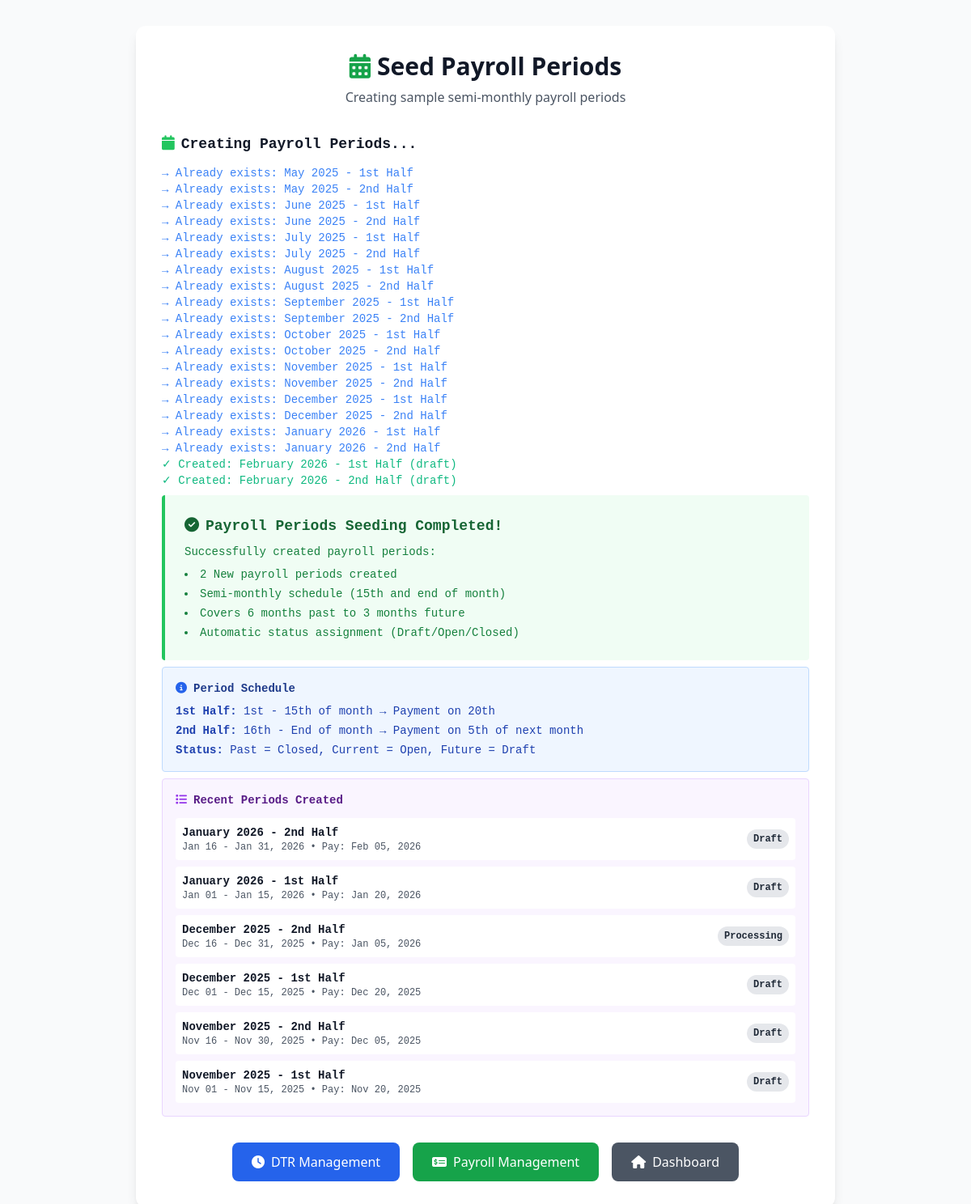
Screenshot of /seed-payroll-periods.php with the database file from the repository.
### tables this page shows
CREATE TABLE IF NOT EXISTS `payroll_periods` (
  `id` int(11) NOT NULL AUTO_INCREMENT,
  `period_name` varchar(100) NOT NULL,
  `period_type` enum('monthly','semi-monthly','bi-weekly','weekly') DEFAULT 'monthly',
  `start_date` date NOT NULL,
  `end_date` date NOT NULL,
  `payment_date` date NOT NULL,
  `status` enum('draft','open','processing','calculated','approved','paid','closed') DEFAULT 'draft',
  `total_employees` int(11) DEFAULT 0,
  `total_gross_pay` decimal(15,2) DEFAULT 0.00,
  `total_deductions` decimal(15,2) DEFAULT 0.00,
  `total_net_pay` decimal(15,2) DEFAULT 0.00,
  `notes` text DEFAULT NULL,
  `created_by` int(11) NOT NULL,
  `approved_by` int(11) DEFAULT NULL,
  `approved_at` timestamp NULL DEFAULT NULL,
  `created_at` timestamp NOT NULL DEFAULT current_timestamp(),
  `updated_at` timestamp NOT NULL DEFAULT current_timestamp() ON UPDATE current_timestamp(),
  PRIMARY KEY (`id`),
  KEY `created_by` (`created_by`),
  KEY `approved_by` (`approved_by`),
  KEY `idx_period_dates` (`start_date`,`end_date`),
  KEY `idx_status` (`status`),
  KEY `idx_payment_date` (`payment_date`),
  CONSTRAINT `payroll_periods_ibfk_1` FOREIGN KEY (`created_by`) REFERENCES `users` (`id`),
  CONSTRAINT `payroll_periods_ibfk_2` FOREIGN KEY (`approved_by`) REFERENCES `users` (`id`)
);

### seed-payroll-periods.php (the view, shortened to what this page needs)
<?php
require_once 'config/database.php';
?>
<!DOCTYPE html>
<html lang="en">
<head>
    <script src="https://cdn.tailwindcss.com"></script>
    <link rel="stylesheet" href="https://cdnjs.cloudflare.com/ajax/libs/font-awesome/6.4.0/css/all.min.css">
</head>
<body class="bg-gray-50">
    <div class="container mx-auto px-4 py-8 max-w-4xl">
        <div class="bg-white rounded-xl shadow-lg p-8">
            <div class="text-center mb-8">
                <h1 class="text-3xl font-bold text-gray-900 mb-2">
                    <i class="fas fa-calendar-alt text-green-600 mr-2"></i>Seed Payroll Periods
                </h1>
                <p class="text-gray-600">Creating sample semi-monthly payroll periods</p>
            </div>
            <div class="space-y-2 font-mono text-sm">
<?php
echo "<h3 class='text-lg font-bold text-gray-900 mt-6 mb-3'><i class='fas fa-calendar text-green-500 mr-2'></i>Creating Payroll Periods...</h3>";
$created_by = 1;
$periods_created = 0;
$current_year = date('Y');
$current_month = date('n');
for ($i = -6; $i <= 3; $i++) {
    $month = $current_month + $i;
    $year = $current_year;
    while ($month > 12) {
        $month -= 12;
        $year++;
    }
    $month_name = date('F', mktime(0, 0, 0, $month, 1, $year));
    $period1_name = "$month_name $year - 1st Half";
    $period1_start = date('Y-m-d', mktime(0, 0, 0, $month, 1, $year));
    $period1_end = date('Y-m-d', mktime(0, 0, 0, $month, 15, $year));
    $period1_payment = date('Y-m-d', mktime(0, 0, 0, $month, 20, $year));
    $today = date('Y-m-d');
    if ($period1_end < $today) {
        $status1 = 'closed';
    } elseif ($period1_start <= $today && $period1_end >= $today) {
        $status1 = 'open';
    } else {
        $status1 = 'draft';
    }
    $check_query = "SELECT id FROM payroll_periods WHERE period_name = ?";
    $check_stmt = mysqli_prepare($conn, $check_query);
    mysqli_stmt_bind_param($check_stmt, "s", $period1_name);
    mysqli_stmt_execute($check_stmt);
    $check_result = mysqli_stmt_get_result($check_stmt);
    if (mysqli_num_rows($check_result) == 0) {
        $insert_query = "INSERT INTO payroll_periods (
            period_name, period_type, start_date, end_date, payment_date,
            status, created_by, created_at
        ) VALUES (?, 'semi-monthly', ?, ?, ?, ?, ?, NOW())";
        $stmt = mysqli_prepare($conn, $insert_query);
        mysqli_stmt_bind_param($stmt, "sssssi",
            $period1_name, $period1_start, $period1_end, $period1_payment,
            $status1, $created_by
        );
        if (mysqli_stmt_execute($stmt)) {
            echo "<span class='success'>✓ Created: $period1_name ($status1)</span><br>";
            $periods_created++;
        } else {
            echo "<span class='error'>✗ Error creating: $period1_name</span><br>";
        }
    } else {
        echo "<span class='info'>→ Already exists: $period1_name</span><br>";
    }
    $period2_name = "$month_name $year - 2nd Half";
    $last_day = date('t', mktime(0, 0, 0, $month, 1, $year));
    $period2_start = date('Y-m-d', mktime(0, 0, 0, $month, 16, $year));
    $period2_end = date('Y-m-d', mktime(0, 0, 0, $month, $last_day, $year));
    $period2_payment = date('Y-m-d', mktime(0, 0, 0, $month + 1, 5, $year));
    if ($period2_end < $today) {
        $status2 = 'closed';
    } elseif ($period2_start <= $today && $period2_end >= $today) {
        $status2 = 'open';
    } else {
        $status2 = 'draft';
    }
    $check_stmt2 = mysqli_prepare($conn, $check_query);
    mysqli_stmt_bind_param($check_stmt2, "s", $period2_name);
    mysqli_stmt_execute($check_stmt2);
    $check_result2 = mysqli_stmt_get_result($check_stmt2);
    if (mysqli_num_rows($check_result2) == 0) {
        $stmt2 = mysqli_prepare($conn, $insert_query);
        mysqli_stmt_bind_param($stmt2, "sssssi",
            $period2_name, $period2_start, $period2_end, $period2_payment,
            $status2, $created_by
        );
        if (mysqli_stmt_execute($stmt2)) {
            echo "<span class='success'>✓ Created: $period2_name ($status2)</span><br>";
            $periods_created++;
        } else {
            echo "<span class='error'>✗ Error creating: $period2_name</span><br>";
        }
    } else {
        echo "<span class='info'>→ Already exists: $period2_name</span><br>";
    }
}
echo "<div class='mt-8 p-6 bg-green-50 border-l-4 border-green-500 rounded'>";
echo "<h3 class='text-lg font-bold text-green-800 mb-2'><i class='fas fa-check-circle mr-2'></i>Payroll Periods Seeding Completed!</h3>";
echo "<p class='text-green-700'>Successfully created payroll periods:</p>";
echo "<ul class='list-disc list-inside text-green-700 mt-2 space-y-1'>";
echo "<li>$periods_created New payroll periods created</li>";
echo "<li>Semi-monthly schedule (15th and end of month)</li>";
echo "<li>Covers 6 months past to 3 months future</li>";
echo "<li>Automatic status assignment (Draft/Open/Closed)</li>";
echo "</ul>";
echo "</div>";
echo "<div class='mt-6 p-4 bg-blue-50 border border-blue-200 rounded'>";
echo "<h4 class='font-bold text-blue-900 mb-2'><i class='fas fa-info-circle text-blue-600 mr-2'></i>Period Schedule</h4>";
echo "<ul class='text-sm text-blue-800 space-y-1'>";
echo "<li><strong>1st Half:</strong> 1st - 15th of month → Payment on 20th</li>";
echo "<li><strong>2nd Half:</strong> 16th - End of month → Payment on 5th of next month</li>";
echo "<li><strong>Status:</strong> Past = Closed, Current = Open, Future = Draft</li>";
echo "</ul>";
echo "</div>";
$sample_query = "SELECT period_name, start_date, end_date, payment_date, status
                 FROM payroll_periods
                 ORDER BY start_date DESC
                 LIMIT 6";
$sample_result = mysqli_query($conn, $sample_query);
if (mysqli_num_rows($sample_result) > 0) {
    echo "<div class='mt-6 p-4 bg-purple-50 border border-purple-200 rounded'>";
    echo "<h4 class='font-bold text-purple-900 mb-3'><i class='fas fa-list text-purple-600 mr-2'></i>Recent Periods Created</h4>";
    echo "<div class='space-y-2'>";
    while ($sample = mysqli_fetch_assoc($sample_result)) {
        $status_colors = [
            'draft' => 'bg-gray-200 text-gray-800',
            'open' => 'bg-green-200 text-green-800',
            'closed' => 'bg-blue-200 text-blue-800',
            'paid' => 'bg-purple-200 text-purple-800'
        ];
        $status_class = $status_colors[$sample['status']] ?? 'bg-gray-200 text-gray-800';
        echo "<div class='flex items-center justify-between p-2 bg-white rounded'>";
        echo "<div class='flex-1'>";
        echo "<p class='font-semibold text-sm text-gray-900'>{$sample['period_name']}</p>";
        echo "<p class='text-xs text-gray-600'>" . date('M d', strtotime($sample['start_date'])) . " - " . date('M d, Y', strtotime($sample['end_date'])) . " • Pay: " . date('M d, Y', strtotime($sample['payment_date'])) . "</p>";
        echo "</div>";
        echo "<span class='px-2 py-1 rounded-full text-xs font-semibold $status_class'>" . ucfirst($sample['status']) . "</span>";
        echo "</div>";
    }
    echo "</div></div>";
}
?>
            </div>
            <div class="mt-8 flex justify-center space-x-4">
                <a href="dtr-management.php" class="bg-blue-600 text-white px-6 py-3 rounded-lg hover:bg-blue-700 transition-colors">
                    <i class="fas fa-clock mr-2"></i>DTR Management
                </a>
                <a href="payroll-management.php" class="bg-green-600 text-white px-6 py-3 rounded-lg hover:bg-green-700 transition-colors">
                    <i class="fas fa-money-check-alt mr-2"></i>Payroll Management
                </a>
                <a href="index.php" class="bg-gray-600 text-white px-6 py-3 rounded-lg hover:bg-gray-700 transition-colors">
                    <i class="fas fa-home mr-2"></i>Dashboard
                </a>
            </div>
        </div>
    </div>
</body>
</html>

### seed-payroll-periods.php (style rules this page uses)
.success { color: #10b981; }
.info { color: #3b82f6; }

### rows the page displays
payroll_periods: period_name "January 2026 - 2nd Half", start_date "Jan 16", end_date "Jan 31, 2026", payment_date "Feb 05, 2026", status "Draft"
payroll_periods: period_name "January 2026 - 1st Half", start_date "Jan 01", end_date "Jan 15, 2026", payment_date "Jan 20, 2026", status "Draft"
payroll_periods: period_name "December 2025 - 2nd Half", start_date "Dec 16", end_date "Dec 31, 2025", payment_date "Jan 05, 2026", status "Processing"
payroll_periods: period_name "December 2025 - 1st Half", start_date "Dec 01", end_date "Dec 15, 2025", payment_date "Dec 20, 2025", status "Draft"
payroll_periods: period_name "November 2025 - 2nd Half", start_date "Nov 16", end_date "Nov 30, 2025", payment_date "Dec 05, 2025", status "Draft"
payroll_periods: period_name "November 2025 - 1st Half", start_date "Nov 01", end_date "Nov 15, 2025", payment_date "Nov 20, 2025", status "Draft"

### other values shown
$status1 "draft"
$status2 "draft"
$periods_created "2"
